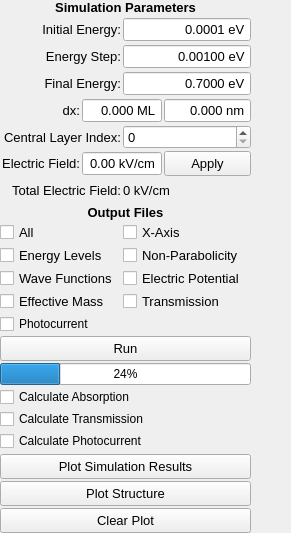
      <widget class="QWidget" name="sim_tab">
       <attribute name="title">
        <string>Simulation</string>
       </attribute>
       <layout class="QHBoxLayout" name="horizontalLayout_16">
        <property name="spacing">
         <number>2</number>
        </property>
        <property name="leftMargin">
         <number>0</number>
        </property>
        <property name="topMargin">
         <number>0</number>
        </property>
        <property name="rightMargin">
         <number>0</number>
        </property>
        <property name="bottomMargin">
         <number>0</number>
        </property>
        <item>
         <layout class="QGridLayout" name="gridLayout_3">
          <item row="6" column="4" colspan="2">
           <widget class="QPushButton" name="sim_Efield_btn">
            <property name="sizePolicy">
             <sizepolicy hsizetype="Minimum" vsizetype="Minimum">
              <horstretch>0</horstretch>
              <verstretch>0</verstretch>
             </sizepolicy>
            </property>
            <property name="minimumSize">
             <size>
              <width>50</width>
              <height>25</height>
             </size>
            </property>
            <property name="maximumSize">
             <size>
              <width>100</width>
              <height>25</height>
             </size>
            </property>
            <property name="font">
             <font>
              <pointsize>10</pointsize>
             </font>
            </property>
            <property name="text">
             <string>Apply</string>
            </property>
           </widget>
          </item>
          <item row="19" column="0" colspan="6">
           <spacer name="verticalSpacer">
            <property name="sizePolicy">
             <sizepolicy hsizetype="Minimum" vsizetype="Expanding">
              <horstretch>0</horstretch>
              <verstretch>0</verstretch>
             </sizepolicy>
            </property>
            <property name="orientation">
             <enum>Qt::Vertical</enum>
            </property>
            <property name="sizeHint" stdset="0">
             <size>
              <width>20</width>
              <height>1</height>
             </size>
            </property>
           </spacer>
          </item>
          <item row="1" column="3" colspan="3">
           <widget class="QDoubleSpinBox" name="sim_E0_spb">
            <property name="sizePolicy">
             <sizepolicy hsizetype="Minimum" vsizetype="Minimum">
              <horstretch>0</horstretch>
              <verstretch>0</verstretch>
             </sizepolicy>
            </property>
            <property name="minimumSize">
             <size>
              <width>100</width>
              <height>25</height>
             </size>
            </property>
            <property name="maximumSize">
             <size>
              <width>200</width>
              <height>25</height>
             </size>
            </property>
            <property name="font">
             <font>
              <pointsize>10</pointsize>
             </font>
            </property>
            <property name="alignment">
             <set>Qt::AlignRight|Qt::AlignTrailing|Qt::AlignVCenter</set>
            </property>
            <property name="buttonSymbols">
             <enum>QAbstractSpinBox::NoButtons</enum>
            </property>
            <property name="suffix">
             <string> eV</string>
            </property>
            <property name="decimals">
             <number>4</number>
            </property>
            <property name="minimum">
             <double>0.0001</double>
            </property>
            <property name="maximum">
             <double>1000.0</double>
            </property>
            <property name="singleStep">
             <double>0.01</double>
            </property>
           </widget>
          </item>
          <item row="15" column="0" colspan="6">
           <widget class="QProgressBar" name="sim_progressBar">
            <property name="value">
             <number>24</number>
            </property>
            <property name="alignment">
             <set>Qt::AlignCenter</set>
            </property>
            <property name="textVisible">
             <bool>true</bool>
            </property>
           </widget>
          </item>
          <item row="7" column="0" colspan="3">
           <widget class="QLabel" name="label_13">
            <property name="sizePolicy">
             <sizepolicy hsizetype="Minimum" vsizetype="Minimum">
              <horstretch>0</horstretch>
              <verstretch>0</verstretch>
             </sizepolicy>
            </property>
            <property name="minimumSize">
             <size>
              <width>100</width>
              <height>25</height>
             </size>
            </property>
            <property name="maximumSize">
             <size>
              <width>200</width>
              <height>25</height>
             </size>
            </property>
            <property name="font">
             <font>
              <pointsize>10</pointsize>
             </font>
            </property>
            <property name="text">
             <string>Total Electric Field:</string>
            </property>
            <property name="alignment">
             <set>Qt::AlignRight|Qt::AlignTrailing|Qt::AlignVCenter</set>
            </property>
            <property name="margin">
             <number>2</number>
            </property>
           </widget>
          </item>
          <item row="8" column="0" colspan="6">
           <widget class="QLabel" name="label_7">
            <property name="font">
             <font>
              <pointsize>10</pointsize>
              <weight>75</weight>
              <bold>true</bold>
             </font>
            </property>
            <property name="text">
             <string>Output Files</string>
            </property>
            <property name="alignment">
             <set>Qt::AlignCenter</set>
            </property>
           </widget>
          </item>
          <item row="13" column="0" colspan="3">
           <widget class="QCheckBox" name="sim_files_pc_chkbox">
            <property name="text">
             <string>Photocurrent</string>
            </property>
           </widget>
          </item>
          <item row="5" column="3" colspan="3">
           <widget class="QSpinBox" name="sim_central_layer_spb">
            <property name="font">
             <font>
              <pointsize>10</pointsize>
             </font>
            </property>
           </widget>
          </item>
          <item row="12" column="0" colspan="3">
           <widget class="QCheckBox" name="sim_files_effm_chkbx">
            <property name="font">
             <font>
              <pointsize>10</pointsize>
             </font>
            </property>
            <property name="text">
             <string>Effective Mass</string>
            </property>
           </widget>
          </item>
          <item row="16" column="0" colspan="6">
           <widget class="QCheckBox" name="sim_autorun_abs_chkbx">
            <property name="text">
             <string>Calculate Absorption</string>
            </property>
           </widget>
          </item>
          <item row="5" column="0" colspan="3">
           <widget class="QLabel" name="label_46">
            <property name="font">
             <font>
              <pointsize>10</pointsize>
             </font>
            </property>
            <property name="text">
             <string>Central Layer Index:</string>
            </property>
            <property name="alignment">
             <set>Qt::AlignRight|Qt::AlignTrailing|Qt::AlignVCenter</set>
            </property>
            <property name="margin">
             <number>2</number>
            </property>
           </widget>
          </item>
          <item row="20" column="0" colspan="6">
           <widget class="QPushButton" name="sim_plot_results_btn">
            <property name="sizePolicy">
             <sizepolicy hsizetype="Minimum" vsizetype="Minimum">
              <horstretch>0</horstretch>
              <verstretch>0</verstretch>
             </sizepolicy>
            </property>
            <property name="minimumSize">
             <size>
              <width>200</width>
              <height>25</height>
             </size>
            </property>
            <property name="maximumSize">
             <size>
              <width>400</width>
              <height>25</height>
             </size>
            </property>
            <property name="font">
             <font>
              <pointsize>10</pointsize>
             </font>
            </property>
            <property name="text">
             <string>Plot Simulation Results</string>
            </property>
           </widget>
          </item>
          <item row="2" column="3" colspan="3">
           <widget class="QDoubleSpinBox" name="sim_dE_spb">
            <property name="sizePolicy">
             <sizepolicy hsizetype="Minimum" vsizetype="Minimum">
              <horstretch>0</horstretch>
              <verstretch>0</verstretch>
             </sizepolicy>
            </property>
            <property name="minimumSize">
             <size>
              <width>100</width>
              <height>25</height>
             </size>
            </property>
            <property name="maximumSize">
             <size>
              <width>200</width>
              <height>25</height>
             </size>
            </property>
            <property name="font">
             <font>
              <pointsize>10</pointsize>
             </font>
            </property>
            <property name="alignment">
             <set>Qt::AlignRight|Qt::AlignTrailing|Qt::AlignVCenter</set>
            </property>
            <property name="buttonSymbols">
             <enum>QAbstractSpinBox::NoButtons</enum>
            </property>
            <property name="suffix">
             <string> eV</string>
            </property>
            <property name="decimals">
             <number>5</number>
            </property>
            <property name="minimum">
             <double>0.000010000000000</double>
            </property>
            <property name="maximum">
             <double>1000.000000000000000</double>
            </property>
            <property name="singleStep">
             <double>0.001000000000000</double>
            </property>
            <property name="value">
             <double>0.001000000000000</double>
            </property>
           </widget>
          </item>
          <item row="0" column="0" colspan="6">
           <widget class="QLabel" name="label_45">
            <property name="font">
             <font>
              <pointsize>10</pointsize>
              <weight>75</weight>
              <bold>true</bold>
             </font>
            </property>
            <property name="text">
             <string>Simulation Parameters</string>
            </property>
            <property name="alignment">
             <set>Qt::AlignCenter</set>
            </property>
           </widget>
          </item>
          <item row="4" column="2" colspan="2">
           <widget class="QDoubleSpinBox" name="sim_dx_ml_spb">
            <property name="minimumSize">
             <size>
              <width>60</width>
              <height>25</height>
             </size>
            </property>
            <property name="maximumSize">
             <size>
              <width>100</width>
              <height>25</height>
             </size>
            </property>
            <property name="font">
             <font>
              <pointsize>10</pointsize>
             </font>
            </property>
            <property name="alignment">
             <set>Qt::AlignRight|Qt::AlignTrailing|Qt::AlignVCenter</set>
            </property>
            <property name="buttonSymbols">
             <enum>QAbstractSpinBox::NoButtons</enum>
            </property>
            <property name="suffix">
             <string> ML</string>
            </property>
            <property name="decimals">
             <number>3</number>
            </property>
           </widget>
          </item>
          <item row="6" column="2" colspan="2">
           <widget class="QDoubleSpinBox" name="sim_Efield_spb">
            <property name="sizePolicy">
             <sizepolicy hsizetype="Minimum" vsizetype="Minimum">
              <horstretch>0</horstretch>
              <verstretch>0</verstretch>
             </sizepolicy>
            </property>
            <property name="minimumSize">
             <size>
              <width>10</width>
              <height>25</height>
             </size>
            </property>
            <property name="maximumSize">
             <size>
              <width>80</width>
              <height>25</height>
             </size>
            </property>
            <property name="font">
             <font>
              <pointsize>10</pointsize>
             </font>
            </property>
            <property name="alignment">
             <set>Qt::AlignRight|Qt::AlignTrailing|Qt::AlignVCenter</set>
            </property>
            <property name="buttonSymbols">
             <enum>QAbstractSpinBox::NoButtons</enum>
            </property>
            <property name="suffix">
             <string> kV/cm</string>
            </property>
            <property name="decimals">
             <number>2</number>
            </property>
            <property name="maximum">
             <double>100000.000000000000000</double>
            </property>
            <property name="singleStep">
             <double>0.010000000000000</double>
            </property>
           </widget>
          </item>
          <item row="22" column="0" colspan="6">
           <widget class="QPushButton" name="sim_clear_plot_btn">
            <property name="sizePolicy">
             <sizepolicy hsizetype="Minimum" vsizetype="Minimum">
              <horstretch>0</horstretch>
              <verstretch>0</verstretch>
             </sizepolicy>
            </property>
            <property name="minimumSize">
             <size>
              <width>200</width>
              <height>25</height>
             </size>
            </property>
            <property name="maximumSize">
             <size>
              <width>400</width>
              <height>25</height>
             </size>
            </property>
            <property name="font">
             <font>
              <pointsize>10</pointsize>
             </font>
            </property>
            <property name="text">
             <string>Clear Plot</string>
            </property>
           </widget>
          </item>
          <item row="3" column="0" colspan="3">
           <widget class="QLabel" name="label_4">
            <property name="sizePolicy">
             <sizepolicy hsizetype="Minimum" vsizetype="Minimum">
              <horstretch>0</horstretch>
              <verstretch>0</verstretch>
             </sizepolicy>
            </property>
            <property name="minimumSize">
             <size>
              <width>100</width>
              <height>25</height>
             </size>
            </property>
            <property name="maximumSize">
             <size>
              <width>300</width>
              <height>25</height>
             </size>
            </property>
            <property name="font">
             <font>
              <pointsize>10</pointsize>
             </font>
            </property>
            <property name="text">
             <string>Final Energy:</string>
            </property>
            <property name="alignment">
             <set>Qt::AlignRight|Qt::AlignTrailing|Qt::AlignVCenter</set>
            </property>
            <property name="margin">
             <number>2</number>
            </property>
           </widget>
          </item>
          <item row="11" column="0" colspan="3">
           <widget class="QCheckBox" name="sim_files_wf_chkbx">
            <property name="font">
             <font>
              <pointsize>10</pointsize>
             </font>
            </property>
            <property name="text">
             <string>Wave Functions</string>
            </property>
           </widget>
          </item>
          <item row="3" column="3" colspan="3">
           <widget class="QDoubleSpinBox" name="sim_Ef_spb">
            <property name="sizePolicy">
             <sizepolicy hsizetype="Minimum" vsizetype="Minimum">
              <horstretch>0</horstretch>
              <verstretch>0</verstretch>
             </sizepolicy>
            </property>
            <property name="minimumSize">
             <size>
              <width>100</width>
              <height>25</height>
             </size>
            </property>
            <property name="maximumSize">
             <size>
              <width>200</width>
              <height>25</height>
             </size>
            </property>
            <property name="font">
             <font>
              <pointsize>10</pointsize>
             </font>
            </property>
            <property name="alignment">
             <set>Qt::AlignRight|Qt::AlignTrailing|Qt::AlignVCenter</set>
            </property>
            <property name="buttonSymbols">
             <enum>QAbstractSpinBox::NoButtons</enum>
            </property>
            <property name="suffix">
             <string> eV</string>
            </property>
            <property name="decimals">
             <number>4</number>
            </property>
            <property name="maximum">
             <double>1000.000000000000000</double>
            </property>
            <property name="singleStep">
             <double>0.010000000000000</double>
            </property>
            <property name="value">
             <double>0.700000000000000</double>
            </property>
           </widget>
          </item>
          <item row="7" column="3" colspan="3">
           <widget class="QLabel" name="label_campo">
            <property name="sizePolicy">
             <sizepolicy hsizetype="Minimum" vsizetype="Minimum">
              <horstretch>0</horstretch>
              <verstretch>0</verstretch>
             </sizepolicy>
            </property>
            <property name="minimumSize">
             <size>
              <width>100</width>
              <height>25</height>
             </size>
            </property>
            <property name="maximumSize">
             <size>
              <width>150</width>
              <height>25</height>
             </size>
            </property>
            <property name="font">
             <font>
              <pointsize>10</pointsize>
             </font>
            </property>
            <property name="text">
             <string>0 kV/cm</string>
            </property>
            <property name="alignment">
             <set>Qt::AlignLeading|Qt::AlignLeft|Qt::AlignVCenter</set>
            </property>
            <property name="margin">
             <number>2</number>
            </property>
           </widget>
          </item>
          <item row="11" column="3" colspan="3">
           <widget class="QCheckBox" name="sim_files_pot_chkbx">
            <property name="font">
             <font>
              <pointsize>10</pointsize>
             </font>
            </property>
            <property name="text">
             <string>Electric Potential</string>
            </property>
           </widget>
          </item>
          <item row="2" column="0" colspan="3">
           <widget class="QLabel" name="label_5">
            <property name="sizePolicy">
             <sizepolicy hsizetype="Minimum" vsizetype="Minimum">
              <horstretch>0</horstretch>
              <verstretch>0</verstretch>
             </sizepolicy>
            </property>
            <property name="minimumSize">
             <size>
              <width>100</width>
              <height>25</height>
             </size>
            </property>
            <property name="maximumSize">
             <size>
              <width>300</width>
              <height>25</height>
             </size>
            </property>
            <property name="font">
             <font>
              <pointsize>10</pointsize>
             </font>
            </property>
            <property name="text">
             <string>Energy Step:</string>
            </property>
            <property name="alignment">
             <set>Qt::AlignRight|Qt::AlignTrailing|Qt::AlignVCenter</set>
            </property>
            <property name="margin">
             <number>2</number>
            </property>
           </widget>
          </item>
          <item row="9" column="0" colspan="3">
           <widget class="QCheckBox" name="sim_files_all_chkbx">
            <property name="font">
             <font>
              <pointsize>10</pointsize>
             </font>
            </property>
            <property name="text">
             <string>All</string>
            </property>
           </widget>
          </item>
          <item row="6" column="0" colspan="2">
           <widget class="QLabel" name="label_2">
            <property name="sizePolicy">
             <sizepolicy hsizetype="Minimum" vsizetype="Minimum">
              <horstretch>0</horstretch>
              <verstretch>0</verstretch>
             </sizepolicy>
            </property>
            <property name="minimumSize">
             <size>
              <width>80</width>
              <height>25</height>
             </size>
            </property>
            <property name="maximumSize">
             <size>
              <width>150</width>
              <height>25</height>
             </size>
            </property>
            <property name="font">
             <font>
              <pointsize>10</pointsize>
             </font>
            </property>
            <property name="text">
             <string>Electric Field:</string>
            </property>
            <property name="alignment">
             <set>Qt::AlignRight|Qt::AlignTrailing|Qt::AlignVCenter</set>
            </property>
            <property name="margin">
             <number>2</number>
            </property>
           </widget>
          </item>
          <item row="10" column="0" colspan="3">
           <widget class="QCheckBox" name="sim_files_energies_chkbx">
            <property name="font">
             <font>
              <pointsize>10</pointsize>
             </font>
            </property>
            <property name="text">
             <string>Energy Levels</string>
            </property>
           </widget>
          </item>
          <item row="4" column="0" colspan="2">
           <widget class="QLabel" name="label_6">
            <property name="sizePolicy">
             <sizepolicy hsizetype="Minimum" vsizetype="Minimum">
              <horstretch>0</horstretch>
              <verstretch>0</verstretch>
             </sizepolicy>
            </property>
            <property name="font">
             <font>
              <pointsize>10</pointsize>
             </font>
            </property>
            <property name="text">
             <string>dx:</string>
            </property>
            <property name="alignment">
             <set>Qt::AlignRight|Qt::AlignTrailing|Qt::AlignVCenter</set>
            </property>
            <property name="margin">
             <number>2</number>
            </property>
           </widget>
          </item>
          <item row="1" column="0" colspan="3">
           <widget class="QLabel" name="label_3">
            <property name="sizePolicy">
             <sizepolicy hsizetype="Minimum" vsizetype="Minimum">
              <horstretch>0</horstretch>
              <verstretch>0</verstretch>
             </sizepolicy>
            </property>
            <property name="minimumSize">
             <size>
              <width>100</width>
              <height>25</height>
             </size>
            </property>
            <property name="maximumSize">
             <size>
              <width>300</width>
              <height>25</height>
             </size>
            </property>
            <property name="font">
             <font>
              <pointsize>10</pointsize>
             </font>
            </property>
            <property name="text">
             <string>Initial Energy:</string>
            </property>
            <property name="alignment">
             <set>Qt::AlignRight|Qt::AlignTrailing|Qt::AlignVCenter</set>
            </property>
            <property name="margin">
             <number>2</number>
            </property>
           </widget>
          </item>
          <item row="12" column="3" colspan="3">
           <widget class="QCheckBox" name="sim_files_trans_chkbx">
            <property name="font">
             <font>
              <pointsize>10</pointsize>
             </font>
            </property>
            <property name="text">
             <string>Transmission</string>
            </property>
           </widget>
          </item>
          <item row="4" column="4" colspan="2">
           <widget class="QDoubleSpinBox" name="sim_dx_nm_spb">
            <property name="sizePolicy">
             <sizepolicy hsizetype="Minimum" vsizetype="Minimum">
              <horstretch>0</horstretch>
              <verstretch>0</verstretch>
             </sizepolicy>
            </property>
            <property name="minimumSize">
             <size>
              <width>60</width>
              <height>25</height>
             </size>
            </property>
            <property name="maximumSize">
             <size>
              <width>100</width>
              <height>25</height>
             </size>
            </property>
            <property name="font">
             <font>
              <pointsize>10</pointsize>
             </font>
            </property>
            <property name="alignment">
             <set>Qt::AlignRight|Qt::AlignTrailing|Qt::AlignVCenter</set>
            </property>
            <property name="buttonSymbols">
             <enum>QAbstractSpinBox::NoButtons</enum>
            </property>
            <property name="suffix">
             <string> nm</string>
            </property>
            <property name="decimals">
             <number>3</number>
            </property>
            <property name="minimum">
             <double>0.000000000000000</double>
            </property>
            <property name="maximum">
             <double>1000.000000000000000</double>
            </property>
            <property name="singleStep">
             <double>0.100000000000000</double>
            </property>
           </widget>
          </item>
          <item row="10" column="3" colspan="3">
           <widget class="QCheckBox" name="sim_files_npe_chkbx">
            <property name="font">
             <font>
              <pointsize>10</pointsize>
             </font>
            </property>
            <property name="text">
             <string>Non-Parabolicity</string>
            </property>
           </widget>
          </item>
          <item row="21" column="0" colspan="6">
           <widget class="QPushButton" name="sim_plot_structure_btn">
            <property name="sizePolicy">
             <sizepolicy hsizetype="Minimum" vsizetype="Minimum">
              <horstretch>0</horstretch>
              <verstretch>0</verstretch>
             </sizepolicy>
            </property>
            <property name="minimumSize">
             <size>
              <width>200</width>
              <height>25</height>
             </size>
            </property>
            <property name="maximumSize">
             <size>
              <width>400</width>
              <height>25</height>
             </size>
            </property>
            <property name="font">
             <font>
              <pointsize>10</pointsize>
             </font>
            </property>
            <property name="text">
             <string>Plot Structure</string>
            </property>
           </widget>
          </item>
          <item row="14" column="0" colspan="6">
           <widget class="QPushButton" name="sim_run_btn">
            <property name="minimumSize">
             <size>
              <width>55</width>
              <height>25</height>
             </size>
            </property>
            <property name="maximumSize">
             <size>
              <width>400</width>
              <height>25</height>
             </size>
            </property>
            <property name="font">
             <font>
              <pointsize>10</pointsize>
             </font>
            </property>
            <property name="text">
             <string>Run</string>
            </property>
           </widget>
          </item>
          <item row="9" column="3" colspan="3">
           <widget class="QCheckBox" name="sim_files_x_chkbx">
            <property name="font">
             <font>
              <pointsize>10</pointsize>
             </font>
            </property>
            <property name="text">
             <string>X-Axis</string>
            </property>
           </widget>
          </item>
          <item row="17" column="0" colspan="6">
           <widget class="QCheckBox" name="sim_autorun_tra_chkbx">
            <property name="text">
             <string>Calculate Transmission</string>
            </property>
           </widget>
          </item>
          <item row="18" column="0" colspan="6">
           <widget class="QCheckBox" name="sim_autorun_pc_chkbx">
            <property name="text">
             <string>Calculate Photocurrent</string>
            </property>
           </widget>
          </item>
         </layout>
        </item>
        <item>
         <layout class="QVBoxLayout" name="sim_plot_layout">
          <property name="spacing">
           <number>2</number>
          </property>
          <property name="sizeConstraint">
           <enum>QLayout::SetDefaultConstraint</enum>
          </property>
          <item>
           <spacer name="horizontalSpacer_2">
            <property name="orientation">
             <enum>Qt::Horizontal</enum>
            </property>
            <property name="sizeHint" stdset="0">
             <size>
              <width>40</width>
              <height>20</height>
             </size>
            </property>
           </spacer>
          </item>
         </layout>
        </item>
       </layout>
      </widget>
